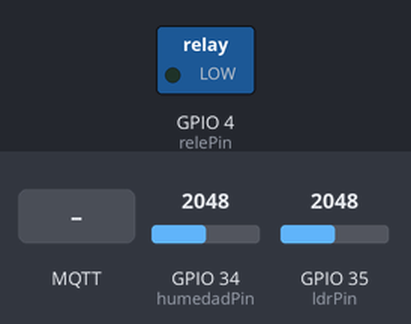
This sketch was run on a simulated ESP32. On the bench: switched loads named in the sketch (green lamp = pin HIGH). The inputs (shaded band) are chosen by the test bench; at power-on: GPIO 34 (humedadPin) = 2048, GPIO 35 (ldrPin) = 2048. WiFi joins after 1.5 s; servers stay silent unless stated; no MQTT or app messages arrive unless stated; what the sketch prints to the serial monitor is not drawn.

Above: at 4.7 s.
4.8 s: MQTT message "ON" arrives on the first subscribed topic
At 9.6 s:
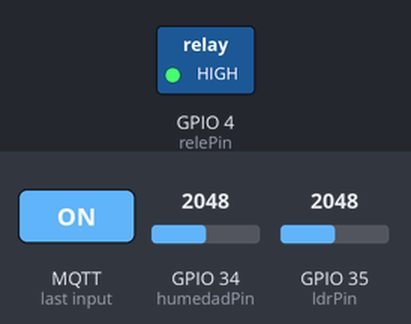
16.0 s: MQTT message "OFF" arrives on the first subscribed topic
At 20.8 s:
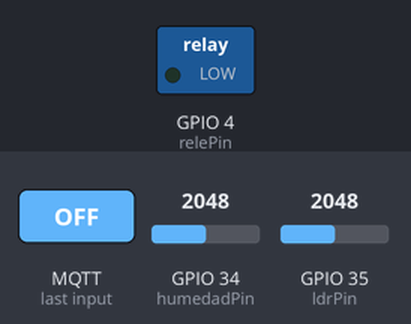
Timing chart, 0 to 22.3 s (numbered marks = the images above; inputs shaded):
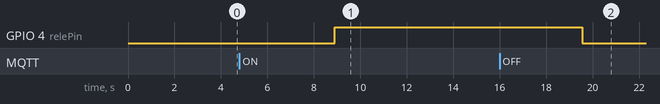

The sketch:

esp32_riego.ino
```cpp
#include <WiFi.h>
#include <WiFiClientSecure.h>
#include <PubSubClient.h>
#include <ArduinoJson.h>

#include "config.h"

#include "certificates.h"

// =====================================
// OBJETOS
// =====================================

WiFiClientSecure espClient;

PubSubClient client(espClient);

// =====================================
// PINES
// =====================================

const int humedadPin = 34;

const int ldrPin = 35;

// GPIO conectado a IN1 del ULN2003

const int relePin = 4;

// =====================================
// TOPICS MQTT
// =====================================

const char* topicSensores = "riego/sensores";

const char* topicControl = "riego/control";

// =====================================
// CALLBACK MQTT
// =====================================

void callback(char* topic, byte* payload, unsigned int length) {

  String mensaje;

  for (int i = 0; i < length; i++) {

    mensaje += (char)payload[i];
  }

  Serial.println("\n===== COMANDO MQTT =====");

  Serial.print("Mensaje recibido: ");

  Serial.println(mensaje);

  // =====================================
  // CONTROL BOMBA
  // =====================================

  if (mensaje == "ON") {

    Serial.println("BOMBA ACTIVADA");


    digitalWrite(relePin, HIGH);
  }

  else if (mensaje == "OFF") {

    Serial.println("BOMBA APAGADA");

    digitalWrite(relePin, LOW);
  }

  Serial.println("========================");
}

// =====================================
// WIFI
// =====================================

void setup_wifi() {

  delay(10);

  Serial.println();

  Serial.println("================================");

  Serial.print("Conectando a WiFi");

  WiFi.begin(ssid, password);

  while (WiFi.status() != WL_CONNECTED) {

    delay(500);

    Serial.print(".");
  }

  Serial.println("");

  Serial.println("WiFi conectado");

  Serial.print("IP ESP32: ");

  Serial.println(WiFi.localIP());

  Serial.println("================================");
}

// =====================================
// MQTT
// =====================================

void reconnect() {

  while (!client.connected()) {

    Serial.println("================================");

    Serial.println("Probando conexión TLS...");

    Serial.print("Conectando MQTT TLS... ");

    if (client.connect("ESP32_RIEGO", mqtt_user, mqtt_pass)) {

      Serial.println("CONECTADO");

      client.subscribe(topicControl);

      Serial.print("Suscrito a: ");

      Serial.println(topicControl);

    } else {

      Serial.print("FALLO, rc=");

      Serial.print(client.state());

      Serial.println(" -> Reintentando en 5 segundos");

      delay(5000);
    }
  }
}

// =====================================
// SETUP
// =====================================

void setup() {

  Serial.begin(115200);

  delay(2000);

  // =====================================
  // RELÉ
  // =====================================

  pinMode(relePin, OUTPUT);

  // ULN2003:
  // LOW = apagado

  digitalWrite(relePin, LOW);

  // =====================================
  // WIFI
  // =====================================

  setup_wifi();

  // =====================================
  // TLS
  // =====================================

  espClient.setCACert(root_ca);

  // =====================================
  // MQTT
  // =====================================

  client.setServer(mqtt_server, mqtt_port);

  client.setCallback(callback);
}

// =====================================
// LOOP
// =====================================

void loop() {

  if (!client.connected()) {

    reconnect();
  }

  client.loop();

  // =====================================
  // SENSOR HUMEDAD
  // =====================================

  long sumaHumedad = 0;

  for(int i = 0; i < 20; i++) {

    sumaHumedad += analogRead(humedadPin);

    delay(10);
  }

  int adcHumedad = sumaHumedad / 20;

  // =====================================
  // CALIBRACIÓN HUMEDAD
  // =====================================

  int humedad = map(adcHumedad, 4095, -500, 0, 100);

  humedad = constrain(humedad, 0, 100);

  // =====================================
  // SENSOR LUZ
  // =====================================

  long sumaLuz = 0;

  for(int i = 0; i < 20; i++) {

    sumaLuz += analogRead(ldrPin);

    delay(5);
  }

  int adcLuz = sumaLuz / 20;

  int luz = map(adcLuz, 3150, 150, 0, 100);

  luz = constrain(luz, 0, 100);

  // =====================================
  // DÍA / NOCHE
  // =====================================

  String estadoLuz;

  if(adcLuz > 2000) {

    estadoLuz = "NOCHE";

  } else {

    estadoLuz = "DIA";
  }

  // =====================================
  // JSON
  // =====================================

  StaticJsonDocument<256> doc;

  doc["humedad"] = humedad;

  doc["adc_humedad"] = adcHumedad;

  doc["luz"] = luz;

  doc["adc_luz"] = adcLuz;

  doc["estado_luz"] = estadoLuz;

  doc["dispositivo"] = "ESP32_RIEGO";

  char buffer[256];

  serializeJson(doc, buffer);

  // =====================================
  // PUBLICAR MQTT
  // =====================================

  client.publish(topicSensores, buffer);

  // =====================================
  // SERIAL MONITOR
  // =====================================

  Serial.println("\n===== DATOS ENVIADOS MQTT TLS =====");

  Serial.print("ADC Humedad: ");

  Serial.print(adcHumedad);

  Serial.print(" | Humedad: ");

  Serial.print(humedad);

  Serial.println("%");

  Serial.print("ADC Luz: ");

  Serial.print(adcLuz);

  Serial.print(" | Luz: ");

  Serial.print(luz);

  Serial.println("%");

  Serial.print("Estado Luz: ");

  Serial.println(estadoLuz);

  Serial.println("--------------------------------");

  Serial.print("JSON MQTT: ");

  Serial.println(buffer);

  Serial.println("================================");

  delay(5000);
}
```

certificates.h
```cpp
const char* root_ca = R"EOF(
-----BEGIN CERTIFICATE-----
TU_CERTIFICADO_REAL
-----END CERTIFICATE-----
)EOF";
```

config.h
```cpp
const char* ssid = "TU_WIFI_REAL";

const char* password = "TU_PASSWORD_REAL";

const char* mqtt_server = "daniel-VirtualBox.local";

const int mqtt_port = 8883;

const char* mqtt_user = "Tu_Usuario";

const char* mqtt_pass = "Tu_Password";
```

Measured:
- after the input at 4.8 s, GPIO 4 (relePin): LOW → HIGH after 4.1 s
- after the input at 16.0 s, GPIO 4 (relePin): HIGH → LOW after 3.6 s
